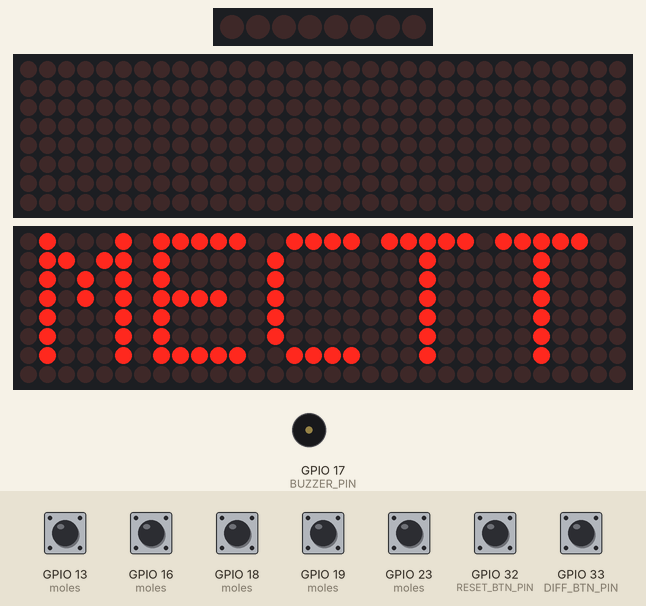
Bench run of a sketch on a simulated ESP32. Parts: 8 shift-register outputs drawn as a row of LEDs (first output left, lit = HIGH), 2 × 32×8 LED matrix, buzzer (waves = sounding, pin HIGH). Wiring (inferred from the names in the program): shift register (74HC595): data GPIO 27; shift clock GPIO 26; latch GPIO 25. Wiring (inferred from the signals the program sends): row of LEDs: on Q0, Q1, Q2, Q3, Q4, Q5, Q6, Q7. Inputs (shaded band) come from the test bench; at power-on: GPIO 13 (moles), GPIO 16 (moles), GPIO 18 (moles), GPIO 19 (moles), GPIO 23 (moles), GPIO 32 (RESET_BTN_PIN), GPIO 33 (DIFF_BTN_PIN) HIGH. Random numbers use the default seed unless the sketch sets one; pins used as bus, display or sensor lines are not drawn.

Above: at 1.2 s.
1.3 s: GPIO 32 (RESET_BTN_PIN) pulled LOW for 0.15 s
At 3.1 s:
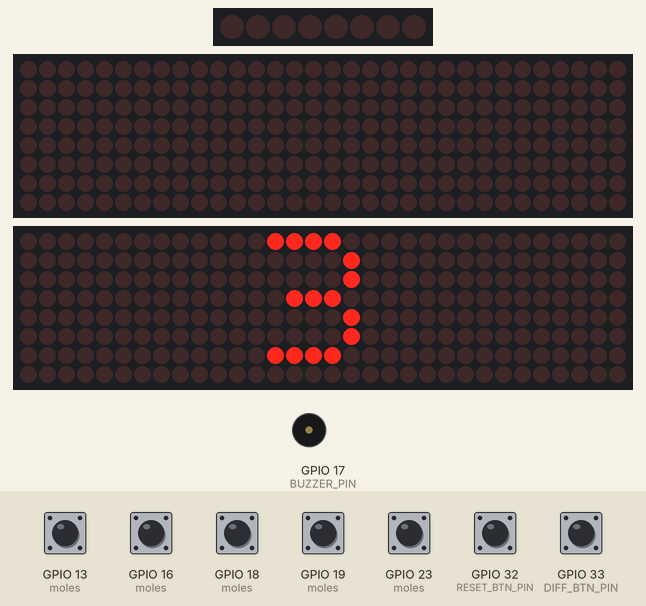
4.4 s: GPIO 19 (moles) pulled LOW for 1 s
At 5.2 s:
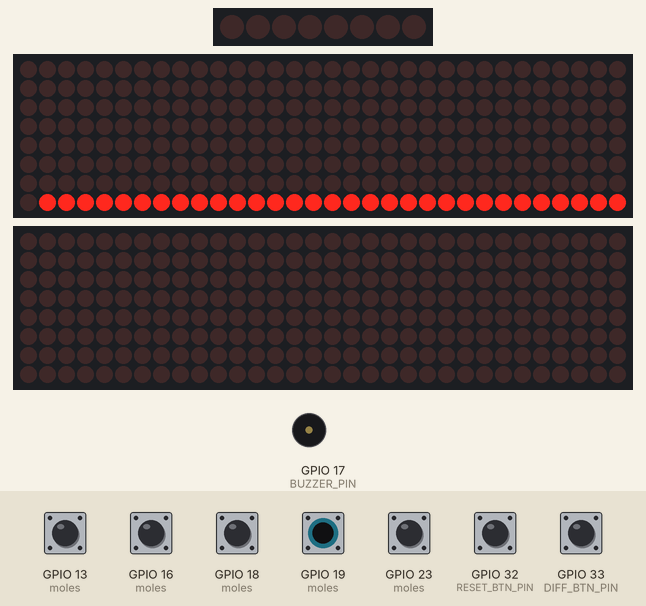
6.0 s: GPIO 18 (moles) pulled LOW for 0.15 s
At 6.6 s:
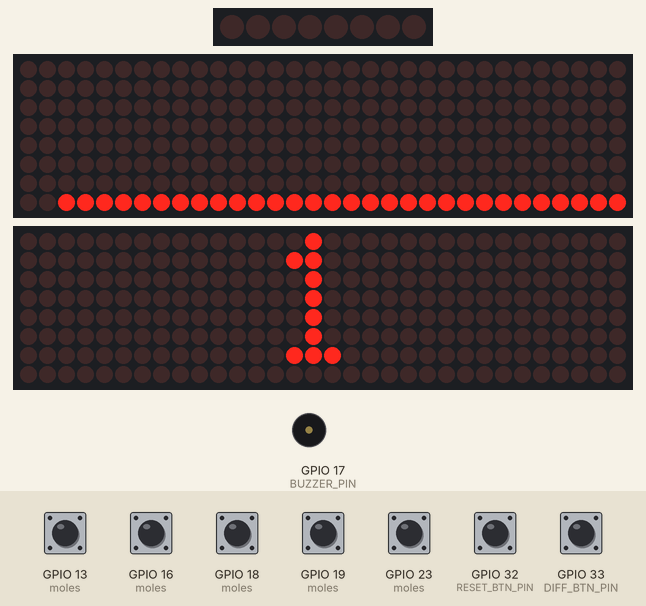
6.7 s: GPIO 13 (moles) pulled LOW for 1 s
At 8.1 s:
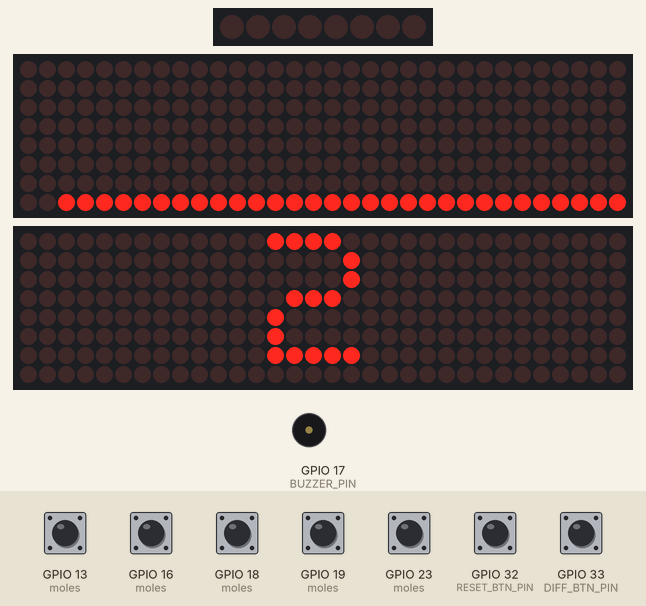
8.3 s: GPIO 13 (moles) pulled LOW for 1 s
At 9.7 s:
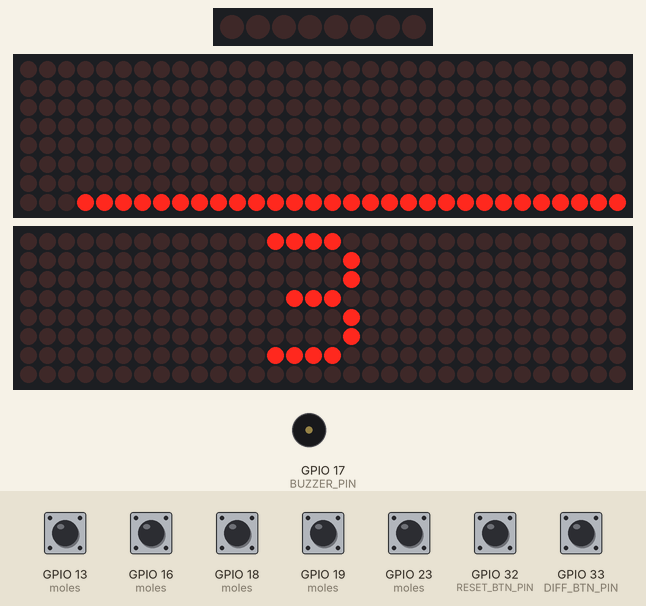
9.9 s: GPIO 16 (moles) pulled LOW for 1 s
At 11.4 s:
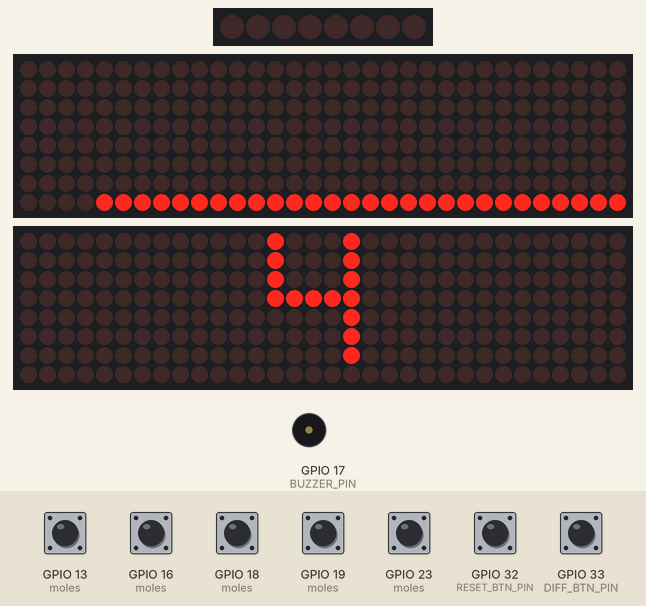
Timing chart, 0 to 15.4 s (numbered marks = the images above; inputs shaded):
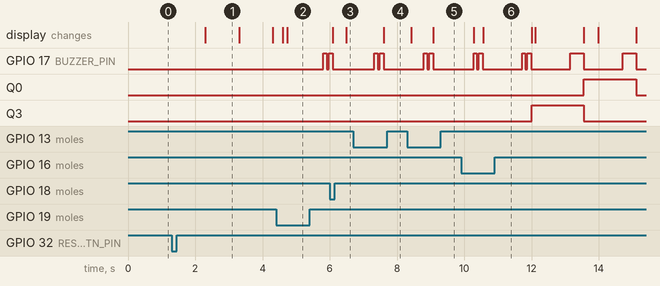

Measured:
- after the input at 1.3 s, the display: changes after 1.0 s (image 1)
- what the display in image 1 shows lasts 1.0 s, from 2.3 s to 3.3 s

The sketch:

Iteration_4_shiftRegister.ino
```cpp
// Whack-A-Mole: Inside Out Edition
// McMaster Engineering Concrete Toboggan Team

// some knowledgable info
// pinMode + digitalWrite control electricity, and MD_Parola controls devices.
// millis() : build-in Arduino Function which stores Number of milliseconds since the board powered on
#include <MD_Parola.h>
#include <MD_MAX72xx.h>
#include <SPI.h>

enum GameState {
  IDLE, // shows MECTT
  COUNTDOWN,
  PLAYING, // shows score, level and time left with a bar
  GAME_OVER // animation??
};

enum Difficulty { MEDIUM, HARD };

struct Mole {
  uint8_t ledIndex; // 0-7 outputs of 74HC595N (QA-QH)
  int buttonPin;
  bool active;
  bool wasHit;
};

const int NUM_MOLES = 5;
const int RESET_BTN_PIN = 32;
const int DIFF_BTN_PIN  = 33;
const int BUZZER_PIN = 17;

// Button Edge Tracking -------------------------------------------------------
bool lastResetBtn = HIGH;
bool lastDiffBtn = HIGH;

// Game Timing----------------------------------------------------------------------
const unsigned long GAME_DURATION = 60000; // unsigned long used because time can never be negative
const unsigned long START_INTERVAL = 1200;
const unsigned long MIN_INTERVAL = 300;
const unsigned long GAME_OVER_TIME = 15000; // 15 sec after game end the game goes back to idle state

// Shift Register setup (SN74HC595N) with helper functions------------------------------------------------
#define SR_DATA 27 //SER
#define SR_CLOCK 26 //SRCLK
#define SR_LATCH 25 //RCLK

uint8_t srState = 0b00000000; // state variable containing 8 bits of data
                // 76543210 if Bit = 1 means ON, if 0 means OFF

void shiftRegisterWrite () { // send State from ESP32 to 74HC595
  digitalWrite(SR_LATCH, LOW); // disconnects outputs QA-QH from changes : new data is being sent but prevents it from showing yet
  shiftOut(SR_DATA, SR_CLOCK, MSBFIRST, srState); // sends 8 bit of data: each clk pulse pushes one bit at a time as prev bit bits move 1 position
                                                  // Uses--- SR_DATA: SER pin, SR_CLOCK: SRCLK pin---- MSBFIRST(sends bit 7 first)
  digitalWrite(SR_LATCH, HIGH); //LEDs update all at once (no flicker)
}

void setMoleLED(uint8_t index, bool on) { // index = which LED, on/off = true/false
  if(on) {
    srState |= (1 << index); // (<< : logical left shift) (| : bitwise OR)
  }                          // (| with 1 forces HIGH), (| with 0 leaves bit unchanged)
                             // eg: (1 << 3 = 00001000)  00101001 | 00001000  = 00101001
  else {
    srState &= ~(1 << index); // (& : bitwise AND) (~ : bitwise negation(complement))
  }                           // target bit is 0, all other bits are 1 because of ~, & with 0 forces LOW, & with 1 stays unchanged
                              // eg: (1 << 3 = 00001000), ~00001000 = 11110111, 00101001 & 11110111 = 00100001
  shiftRegisterWrite();
}

void clearAllMoleLEDs() { // sets all bits to 0, all outputss go to LOW, hence all LEDs turned off
  srState = 0;
  shiftRegisterWrite();
}

//Servo setup ----------------------------------------------------------------
// #define SERVO1_PIN 32
// #define SERVO2_PIN 33

// Matrix Setup ---------------------------------------------------------

# define HARDWARE_TYPE MD_MAX72XX::FC16_HW
# define MAX_DEVICES 4
# define CS_PIN 15
# define DATA_PIN 21
# define CLK_PIN 22

// creates an object named matrix
MD_Parola matrix(HARDWARE_TYPE, DATA_PIN, CLK_PIN, CS_PIN, MAX_DEVICES);
MD_MAX72XX mx = MD_MAX72XX(HARDWARE_TYPE, DATA_PIN, CLK_PIN, CS_PIN, MAX_DEVICES);

// initial game setup ---------------------------------------------------------------

GameState gameState = IDLE;
Difficulty difficulty = MEDIUM;

Mole moles[NUM_MOLES] = {
  {1, 16, false, false}, //QB
  {2, 23, false, false}, //QC
  {3, 19, false, false}, //QD
  {4, 13, false, false}, //QE
  {0, 18, false, false}  //QA
};

int score = 0;
//int activeMole = -1; // -1 means no mole is on

// store time stamps instead of delays as delay freezes the game
unsigned long gameStartTime;
unsigned long lastMoleTime;
unsigned long moleInterval = START_INTERVAL;
unsigned long gameOverStartTime = 0;

// for the coundown on matrix
unsigned long countdownTimer;
int countdownValue = 3;

// for checking if player won or lost
bool didWin = false;

// set up Active Buzzer --------------------------------------------------------------
void buzzerOn() {
  digitalWrite(BUZZER_PIN, HIGH);
}

void buzzerOff() {
  digitalWrite(BUZZER_PIN, LOW);
}

void buzzerHappy() {
  buzzerOn();
  delay(100);
  buzzerOff();
  delay(60);
  buzzerOn();
  delay(120);
  buzzerOff();
}

void buzzerSad() {
  buzzerOn();
  delay(400);
  buzzerOff();
}

// Matrix Helper Function --------------------------------------------

void showText (const char* msg) { // meaning of having pointer here : msg points to a sequence of characters stored somewhere in memory, and I promise NOT to modify it
                                  // msg = address   |    msg => 'M' 'E' 'C' 'T' 'T' '/0'
                                  // *msg = first character
  matrix.displayClear(); // turns all LEDs off
  matrix.displayText(
    msg, // points to character array , passed by reference
    PA_CENTER, // centre the text
    0, // used for scrolling text - speed parameter
    0, // pause parameter for animation
    PA_PRINT, // effect in - alternatives: PA_SCROLL_LEFT, PA_SCROLL_RIGHT, PA_FADE
    PA_NO_EFFECT); // effect out
  while (!matrix.displayAnimate()) {} // keeps calling displayAnimate() until text is fully drawn on matrix
}

void showScore() {
  char buf[10];
  sprintf(buf, "%d", score); // sprintf means: “Format text and store it in a string.”
  showText(buf);
}

void showCountdown( int n ) {
  char buf[2];
  sprintf(buf, "%d", n);
  showText(buf);
}

void showTimeBar () {
  unsigned long elapsed = millis() - gameStartTime;
  if (elapsed > GAME_DURATION) elapsed = GAME_DURATION;

  int litCols = map(GAME_DURATION - elapsed, 0, GAME_DURATION, 0, 32); // 4 modules, 8 columns each -- 4 × 8 = 32 columns

  for (int col = 0; col < 32; col++) {
    mx.setPoint(7, col, col < litCols);
  }
}

// Game Helper Functions------------------------------------------------------------

void clearMoles() {
  for(int i = 0; i < NUM_MOLES; i++) {
    moles[i].active = false;
    moles[i].wasHit = false;
  }
  clearAllMoleLEDs();
}

void spawnMole() {

  clearMoles();

  int count = (difficulty == HARD) ? random(2, 4) : 1;

  for(int i = 0; i < count; i++) {
    int index;

    do { // prevent same mole from lighting again
      index = random(0, NUM_MOLES);
    } while (moles[index].active);

    moles[index].active = true;
    moles[index].wasHit = false;
    setMoleLED(moles[index].ledIndex, true); // digitalWrite to set pin state
  }

  lastMoleTime = millis();
}

void evaluateMoles() {
  int hits = 0;
  int misses = 0;

  for(int i = 0; i < NUM_MOLES; i++) {
    if( moles[i].active) {
      if(moles[i].wasHit) hits++;
      else misses++;
    }
  }

  score += hits;
  score = max(0, score - misses);

  if (hits > 0) buzzerHappy();
  else if (misses > 0) buzzerSad();

  showScore();

  moleInterval = max(MIN_INTERVAL, START_INTERVAL - score * 10); // max: prevents impossible speed, score*10: faster per point, START_INTERVAL: initial slow speed
}

void resetGame() {
  score = 0;
  moleInterval = START_INTERVAL;
  countdownValue = 3;
  countdownTimer = millis();
  clearMoles();
  gameState = COUNTDOWN;
}

void endGame() {
  clearMoles();
  gameState = GAME_OVER;
  gameOverStartTime = millis();
  didWin = (score >= 40);

  if (didWin) {
    showText("WIN");
  }
  else {
    showText("LOST");
  }
}

//---------------------------------------------------------------------------------------------------------------------------------------

void setup() {
  Serial.begin(115200);

  // all led light up when plugges in
  srState = 0xFF;
  shiftRegisterWrite();

  pinMode(RESET_BTN_PIN, INPUT_PULLUP); //pinMode configures the pin to behave certain way (INPUT_PULLUP in this case)
  pinMode(DIFF_BTN_PIN, INPUT_PULLUP);

  pinMode(SR_DATA, OUTPUT);
  pinMode(SR_CLOCK, OUTPUT);
  pinMode(SR_LATCH, OUTPUT);

  clearAllMoleLEDs();

  for (int i = 0; i < NUM_MOLES; i++) {
  pinMode(moles[i].buttonPin, INPUT_PULLUP);
  }

  pinMode(BUZZER_PIN, OUTPUT);
  digitalWrite(BUZZER_PIN, LOW);

  mx.begin(); // for MD_MAX72XX
  matrix.begin(); // makes the display library ready for MD Parola
  matrix.setIntensity(5); // brightness
  matrix.displayClear();

  showText("MECTT");
  randomSeed(millis());
}

void loop() {

  bool resetBtn = digitalRead(RESET_BTN_PIN);
  bool diffBtn  = digitalRead(DIFF_BTN_PIN);

  // Reset Btn
  if (lastResetBtn == HIGH && resetBtn == LOW) {
    if (gameState == IDLE || gameState == GAME_OVER) {
      resetGame();
    }
    delay(200);
  }
  lastResetBtn = resetBtn;

  // Difficulty Btn
  if ((gameState == IDLE || gameState == COUNTDOWN || gameState == GAME_OVER) && lastDiffBtn == HIGH && diffBtn == LOW) {
    difficulty = (difficulty == MEDIUM) ? HARD : MEDIUM;
    showText(difficulty == HARD ? "HARD" : "MED");
    delay(300);
  }
  lastDiffBtn = diffBtn;
  // Countdown
  if (gameState == COUNTDOWN) {
    if(millis() - countdownTimer >= 1000) { // asks if 1 second has passed since the last countdown update
      countdownTimer = millis(); // reset timer
      showCountdown(countdownValue--);

      if(countdownValue == 0) {
        showText("GO!");
        delay(300);
        matrix.displayClear();
        gameState = PLAYING;
        gameStartTime = millis();
        spawnMole();
      }
    }
  }

  if (gameState == PLAYING) {
    showTimeBar ();
    if(millis() - gameStartTime >= GAME_DURATION) {
      endGame();
      return;
    }

    if(millis() - lastMoleTime >= moleInterval) {
      evaluateMoles();
      spawnMole();
    }

   // logic to turn off moles when their button is hit
    for(int i = 0; i < NUM_MOLES; i++) {
      if(digitalRead(moles[i].buttonPin) == LOW) {

        if(moles[i].active && !moles[i].wasHit) {
          moles[i].wasHit = true;
          setMoleLED(moles[i].ledIndex, false);
        }
        delay(120);
      }
    }
  }
  if(gameState == GAME_OVER) {
      if(millis() - gameOverStartTime >= GAME_OVER_TIME) {
        score = 0;
        moleInterval = START_INTERVAL;
        clearMoles();

        gameState = IDLE;
        showText("MECTT");
      }
  }
}
```
